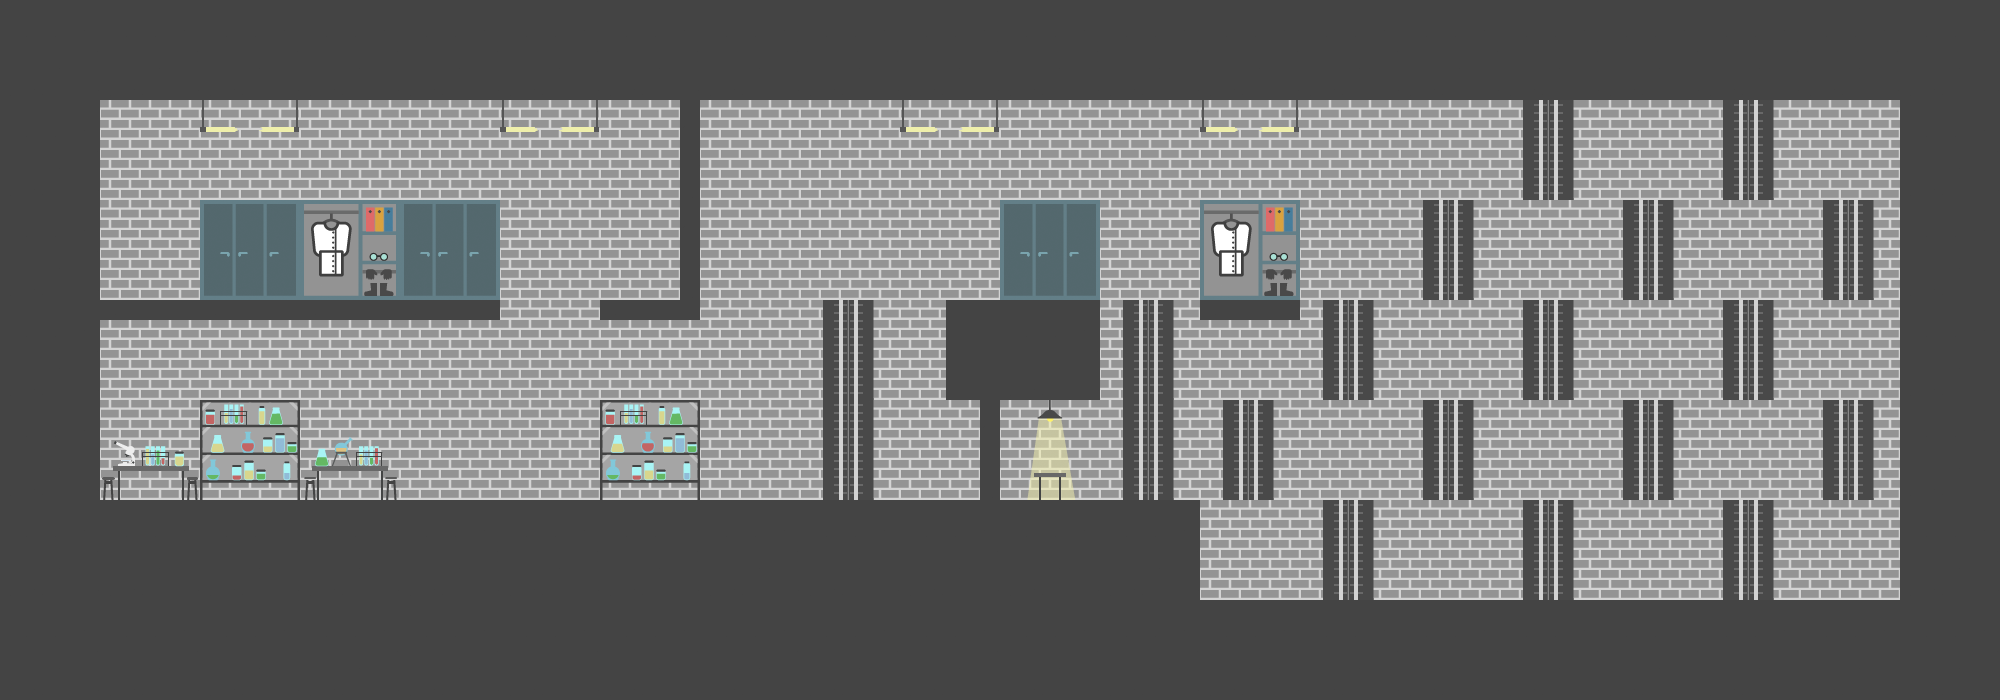

Below is a game level as drawn by its tile map, then a one-line description and the .tmx that defines it (tile-layer data replaced by summaries):
An orthogonal 20x7 tile map with 100x100 px tiles, 2 tile layers (Fond, Solide) and 22 objects (17x verticalPlatform, Start, Item, endLevelLift, alien, ...).

<map version="1.0" orientation="orthogonal" renderorder="right-down" width="20" height="7" tilewidth="100" tileheight="100" nextobjectid="28">
 <tileset firstgid="1" name="ElementsTiles-01-01.png" tilewidth="100" tileheight="100">
  <image source="ElementsTiles-01-01.png" width="1300" height="300" />
 </tileset>
 <layer name="Fond" width="20" height="7">
  <data>[140 cells, 79 non-empty, 9 distinct tile ids]</data>
 </layer>
 <layer name="Solide" width="20" height="7">
  <data>[140 cells, 72 non-empty, 4 distinct tile ids]</data>
 </layer>
 <objectgroup name="Objets">
  <object id="1" name="Start" x="104.997" y="194" width="88" height="106" />
  <object id="3" name="verticalPlatform" x="793" y="300" width="110" height="200">
   <properties>
    <property name="moveUpFirst" value="1" />
    <property name="movementDuration" value="3" />
    <property name="x_limit" value="802" />
    <property name="y_limit" value="430" />
   </properties>
  </object>
  <object id="5" name="verticalPlatform" x="1101" y="300" width="98" height="200">
   <properties>
    <property name="moveUpFirst" value="0" />
    <property name="movementDuration" value="3" />
    <property name="x_limit" value="1102" />
    <property name="y_limit" value="200" />
   </properties>
  </object>
  <object id="6" name="uranium" type="Item" x="1034.5" y="440.5" width="29" height="29">
   <ellipse />
  </object>
  <object id="7" name="endLevelLift" x="1790" y="102" width="105" height="122">
   <properties>
    <property name="nextLevel" value="_Level02_v1_100px" />
   </properties>
  </object>
  <object id="11" name="alien1" type="alien" x="946.448" y="259.53" width="59.1045" height="36.9403">
   <properties>
    <property name="moveX" value="100" />
   </properties>
  </object>
  <object id="12" name="verticalPlatform" x="1399" y="401" width="98" height="45">
   <properties>
    <property name="idleDuration" value="0.01" />
    <property name="moveUpFirst" value="0" />
    <property name="movementDuration" value=".7" />
    <property name="x_limit" value="1102" />
    <property name="y_limit" value="200" />
   </properties>
  </object>
  <object id="13" name="verticalPlatform" x="1500" y="302" width="98" height="45">
   <properties>
    <property name="idleDuration" value="0.01" />
    <property name="moveUpFirst" value="1" />
    <property name="movementDuration" value=".7" />
    <property name="x_limit" value="1102" />
    <property name="y_limit" value="200" />
   </properties>
  </object>
  <object id="14" name="verticalPlatform" x="1600" y="201" width="98" height="45">
   <properties>
    <property name="idleDuration" value="0.01" />
    <property name="moveUpFirst" value="0" />
    <property name="movementDuration" value=".7" />
    <property name="x_limit" value="1102" />
    <property name="y_limit" value="200" />
   </properties>
  </object>
  <object id="15" name="verticalPlatform" x="1700" y="300" width="98" height="45">
   <properties>
    <property name="idleDuration" value="0.01" />
    <property name="moveUpFirst" value="1" />
    <property name="movementDuration" value=".7" />
    <property name="x_limit" value="1102" />
    <property name="y_limit" value="200" />
   </properties>
  </object>
  <object id="16" name="verticalPlatform" x="1799" y="233" width="98" height="45">
   <properties>
    <property name="idleDuration" value="1.5" />
    <property name="moveUpFirst" value="0" />
    <property name="movementDuration" value=".7" />
    <property name="x_limit" value="1102" />
    <property name="y_limit" value="200" />
   </properties>
  </object>
  <object id="17" name="verticalPlatform" x="1599" y="402" width="98" height="45">
   <properties>
    <property name="idleDuration" value="0.01" />
    <property name="moveUpFirst" value="1" />
    <property name="movementDuration" value=".3" />
    <property name="x_limit" value="1102" />
    <property name="y_limit" value="200" />
   </properties>
  </object>
  <object id="18" name="Startxx" x="1103" y="184" width="88" height="106" />
  <object id="19" name="verticalPlatform" x="1202" y="398" width="98" height="45">
   <properties>
    <property name="idleDuration" value="0.01" />
    <property name="moveUpFirst" value="0" />
    <property name="movementDuration" value=".7" />
    <property name="x_limit" value="1102" />
    <property name="y_limit" value="200" />
   </properties>
  </object>
  <object id="20" name="verticalPlatform" x="1400" y="197" width="98" height="45">
   <properties>
    <property name="idleDuration" value="0.01" />
    <property name="moveUpFirst" value="0" />
    <property name="movementDuration" value=".7" />
    <property name="x_limit" value="1102" />
    <property name="y_limit" value="200" />
   </properties>
  </object>
  <object id="21" name="verticalPlatform" x="1301" y="301" width="98" height="45">
   <properties>
    <property name="idleDuration" value="0.01" />
    <property name="moveUpFirst" value="1" />
    <property name="movementDuration" value=".7" />
    <property name="x_limit" value="1102" />
    <property name="y_limit" value="200" />
   </properties>
  </object>
  <object id="22" name="verticalPlatform" x="1698.5" y="499" width="98" height="45">
   <properties>
    <property name="idleDuration" value="0.01" />
    <property name="moveUpFirst" value="1" />
    <property name="movementDuration" value=".7" />
    <property name="x_limit" value="1102" />
    <property name="y_limit" value="200" />
   </properties>
  </object>
  <object id="23" name="verticalPlatform" x="1299.5" y="500" width="98" height="45">
   <properties>
    <property name="idleDuration" value="0.01" />
    <property name="moveUpFirst" value="1" />
    <property name="movementDuration" value=".7" />
    <property name="x_limit" value="1102" />
    <property name="y_limit" value="200" />
   </properties>
  </object>
  <object id="24" name="verticalPlatform" x="1498.5" y="501" width="98" height="45">
   <properties>
    <property name="idleDuration" value="0.01" />
    <property name="moveUpFirst" value="1" />
    <property name="movementDuration" value=".7" />
    <property name="x_limit" value="1102" />
    <property name="y_limit" value="200" />
   </properties>
  </object>
  <object id="25" name="verticalPlatform" x="1802" y="402" width="98" height="45">
   <properties>
    <property name="idleDuration" value="0.01" />
    <property name="moveUpFirst" value="0" />
    <property name="movementDuration" value=".7" />
    <property name="x_limit" value="1102" />
    <property name="y_limit" value="200" />
   </properties>
  </object>
  <object id="26" name="verticalPlatform" x="1501" y="115" width="98" height="45">
   <properties>
    <property name="idleDuration" value="0.01" />
    <property name="moveUpFirst" value="1" />
    <property name="movementDuration" value=".7" />
    <property name="x_limit" value="1102" />
    <property name="y_limit" value="200" />
   </properties>
  </object>
  <object id="27" name="verticalPlatform" x="1701" y="136" width="98" height="45">
   <properties>
    <property name="idleDuration" value="0.01" />
    <property name="moveUpFirst" value="1" />
    <property name="movementDuration" value=".2" />
    <property name="x_limit" value="1102" />
    <property name="y_limit" value="200" />
   </properties>
  </object>
 </objectgroup>
</map>
